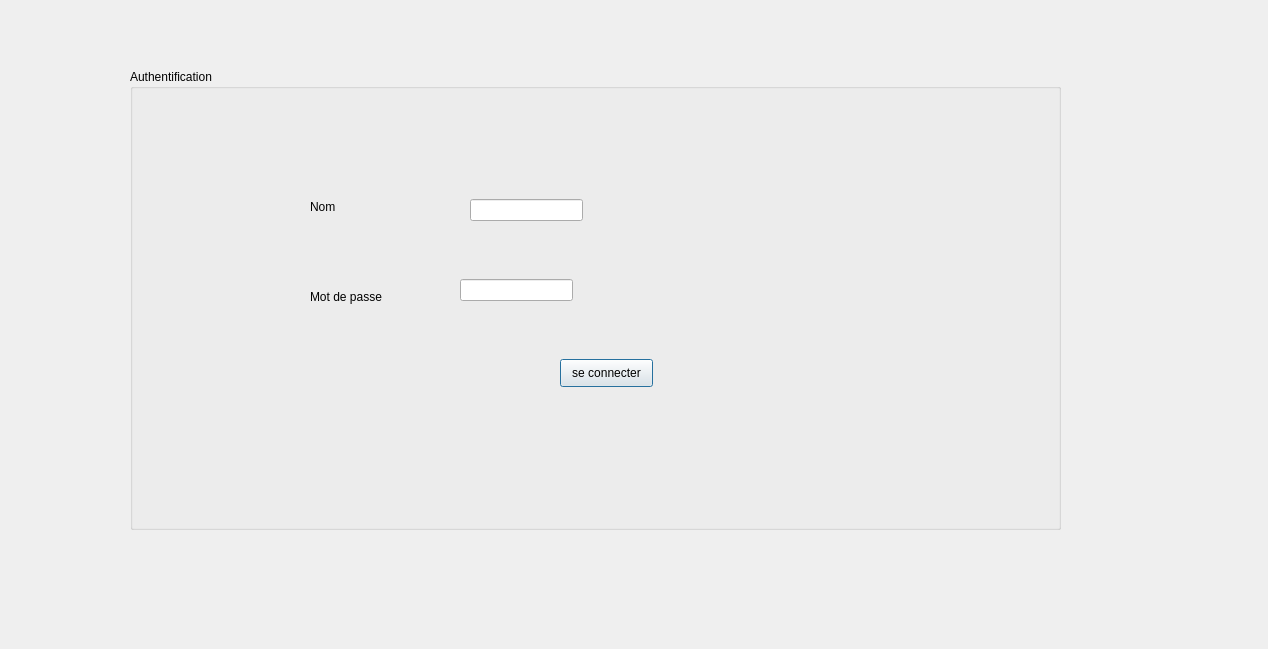
<?xml version="1.0" encoding="UTF-8"?>
<ui version="4.0">
 <class>login</class>
 <widget class="QDialog" name="login">
  <property name="geometry">
   <rect>
    <x>0</x>
    <y>0</y>
    <width>1268</width>
    <height>649</height>
   </rect>
  </property>
  <property name="windowTitle">
   <string>Dialog</string>
  </property>
  <widget class="QGroupBox" name="groupBox">
   <property name="geometry">
    <rect>
     <x>130</x>
     <y>69</y>
     <width>931</width>
     <height>461</height>
    </rect>
   </property>
   <property name="title">
    <string>Authentification</string>
   </property>
   <widget class="QPushButton" name="pb_seconnecter">
    <property name="geometry">
     <rect>
      <x>430</x>
      <y>290</y>
      <width>93</width>
      <height>28</height>
     </rect>
    </property>
    <property name="text">
     <string>se connecter</string>
    </property>
   </widget>
   <widget class="QLabel" name="label">
    <property name="geometry">
     <rect>
      <x>180</x>
      <y>130</y>
      <width>56</width>
      <height>16</height>
     </rect>
    </property>
    <property name="text">
     <string>Nom</string>
    </property>
   </widget>
   <widget class="QLabel" name="label_2">
    <property name="geometry">
     <rect>
      <x>180</x>
      <y>220</y>
      <width>91</width>
      <height>16</height>
     </rect>
    </property>
    <property name="text">
     <string>Mot de passe</string>
    </property>
   </widget>
   <widget class="QLineEdit" name="nom">
    <property name="geometry">
     <rect>
      <x>340</x>
      <y>130</y>
      <width>113</width>
      <height>22</height>
     </rect>
    </property>
   </widget>
   <widget class="QLineEdit" name="password">
    <property name="geometry">
     <rect>
      <x>330</x>
      <y>210</y>
      <width>113</width>
      <height>22</height>
     </rect>
    </property>
   </widget>
  </widget>
 </widget>
 <resources/>
 <connections/>
</ui>
